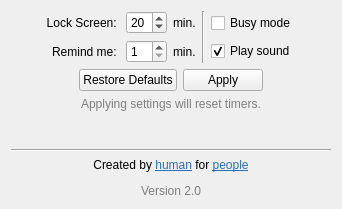
<?xml version="1.0" encoding="UTF-8"?>
<ui version="4.0">
 <class>MainWindow</class>
 <widget class="QMainWindow" name="MainWindow">
  <property name="geometry">
   <rect>
    <x>0</x>
    <y>0</y>
    <width>342</width>
    <height>209</height>
   </rect>
  </property>
  <property name="windowTitle">
   <string>EyeRescue</string>
  </property>
  <widget class="QWidget" name="centralWidget">
   <layout class="QVBoxLayout" name="verticalLayout_6">
    <item>
     <layout class="QHBoxLayout" name="horizontalLayout_2">
      <item>
       <spacer name="horizontalSpacer_3">
        <property name="orientation">
         <enum>Qt::Horizontal</enum>
        </property>
        <property name="sizeHint" stdset="0">
         <size>
          <width>32</width>
          <height>17</height>
         </size>
        </property>
       </spacer>
      </item>
      <item>
       <layout class="QVBoxLayout" name="verticalLayout_5">
        <item>
         <layout class="QHBoxLayout" name="horizontalLayout">
          <item>
           <spacer name="horizontalSpacer_5">
            <property name="orientation">
             <enum>Qt::Horizontal</enum>
            </property>
            <property name="sizeHint" stdset="0">
             <size>
              <width>40</width>
              <height>20</height>
             </size>
            </property>
           </spacer>
          </item>
          <item>
           <layout class="QVBoxLayout" name="verticalLayout">
            <item>
             <widget class="QLabel" name="label">
              <property name="text">
               <string>Lock Screen: </string>
              </property>
              <property name="alignment">
               <set>Qt::AlignRight|Qt::AlignTrailing|Qt::AlignVCenter</set>
              </property>
             </widget>
            </item>
            <item>
             <widget class="QLabel" name="label_3">
              <property name="text">
               <string>Remind me: </string>
              </property>
              <property name="alignment">
               <set>Qt::AlignRight|Qt::AlignTrailing|Qt::AlignVCenter</set>
              </property>
             </widget>
            </item>
           </layout>
          </item>
          <item>
           <layout class="QVBoxLayout" name="verticalLayout_2">
            <item>
             <widget class="QSpinBox" name="lockScreenSpinBox">
              <property name="minimum">
               <number>2</number>
              </property>
              <property name="maximum">
               <number>30</number>
              </property>
              <property name="value">
               <number>20</number>
              </property>
             </widget>
            </item>
            <item>
             <widget class="QSpinBox" name="remindSpinBox">
              <property name="minimum">
               <number>1</number>
              </property>
              <property name="maximum">
               <number>30</number>
              </property>
             </widget>
            </item>
           </layout>
          </item>
          <item>
           <layout class="QVBoxLayout" name="verticalLayout_3">
            <item>
             <widget class="QLabel" name="label_2">
              <property name="text">
               <string>min.</string>
              </property>
             </widget>
            </item>
            <item>
             <widget class="QLabel" name="label_4">
              <property name="text">
               <string>min.</string>
              </property>
             </widget>
            </item>
           </layout>
          </item>
          <item>
           <widget class="Line" name="line_2">
            <property name="orientation">
             <enum>Qt::Vertical</enum>
            </property>
           </widget>
          </item>
          <item>
           <layout class="QVBoxLayout" name="verticalLayout_4">
            <item>
             <widget class="QCheckBox" name="busyModeCheckBox">
              <property name="enabled">
               <bool>true</bool>
              </property>
              <property name="toolTip">
               <string>Disable Lock Screen</string>
              </property>
              <property name="text">
               <string>Busy mode</string>
              </property>
             </widget>
            </item>
            <item>
             <widget class="QCheckBox" name="playSoundCheckBox">
              <property name="enabled">
               <bool>true</bool>
              </property>
              <property name="text">
               <string>Play sound</string>
              </property>
              <property name="checked">
               <bool>true</bool>
              </property>
             </widget>
            </item>
           </layout>
          </item>
          <item>
           <spacer name="horizontalSpacer_6">
            <property name="orientation">
             <enum>Qt::Horizontal</enum>
            </property>
            <property name="sizeHint" stdset="0">
             <size>
              <width>40</width>
              <height>20</height>
             </size>
            </property>
           </spacer>
          </item>
         </layout>
        </item>
        <item>
         <widget class="QDialogButtonBox" name="buttonBox">
          <property name="orientation">
           <enum>Qt::Horizontal</enum>
          </property>
          <property name="standardButtons">
           <set>QDialogButtonBox::Apply|QDialogButtonBox::RestoreDefaults</set>
          </property>
          <property name="centerButtons">
           <bool>true</bool>
          </property>
         </widget>
        </item>
       </layout>
      </item>
      <item>
       <spacer name="horizontalSpacer_4">
        <property name="orientation">
         <enum>Qt::Horizontal</enum>
        </property>
        <property name="sizeHint" stdset="0">
         <size>
          <width>32</width>
          <height>17</height>
         </size>
        </property>
       </spacer>
      </item>
     </layout>
    </item>
    <item>
     <widget class="QLabel" name="label_5">
      <property name="styleSheet">
       <string notr="true">color: rgb(127, 127, 127);</string>
      </property>
      <property name="text">
       <string>Applying settings will reset timers.</string>
      </property>
      <property name="alignment">
       <set>Qt::AlignCenter</set>
      </property>
     </widget>
    </item>
    <item>
     <spacer name="verticalSpacer">
      <property name="orientation">
       <enum>Qt::Vertical</enum>
      </property>
      <property name="sizeHint" stdset="0">
       <size>
        <width>20</width>
        <height>15</height>
       </size>
      </property>
     </spacer>
    </item>
    <item>
     <widget class="Line" name="line">
      <property name="orientation">
       <enum>Qt::Horizontal</enum>
      </property>
     </widget>
    </item>
    <item>
     <widget class="QLabel" name="label_6">
      <property name="text">
       <string>&lt;html&gt;&lt;head/&gt;&lt;body&gt;&lt;p align=&quot;center&quot;&gt;Created by &lt;a href=&quot;https://vk.com/adikanchukov&quot;&gt;&lt;span style=&quot; text-decoration: underline; color:#296fbe;&quot;&gt;human&lt;/span&gt;&lt;/a&gt; for &lt;a href=&quot;https://github.com/adikanchukov/EyeRescue&quot;&gt;&lt;span style=&quot; text-decoration: underline; color:#296fbe;&quot;&gt;people&lt;/span&gt;&lt;/a&gt;&lt;/p&gt;&lt;p align=&quot;center&quot;&gt;&lt;span style=&quot; color:#7f7f7f;&quot;&gt;Version 2.0&lt;/span&gt;&lt;/p&gt;&lt;/body&gt;&lt;/html&gt;</string>
      </property>
      <property name="alignment">
       <set>Qt::AlignCenter</set>
      </property>
      <property name="openExternalLinks">
       <bool>true</bool>
      </property>
     </widget>
    </item>
   </layout>
  </widget>
 </widget>
 <layoutdefault spacing="6" margin="11"/>
 <resources/>
 <connections/>
</ui>
